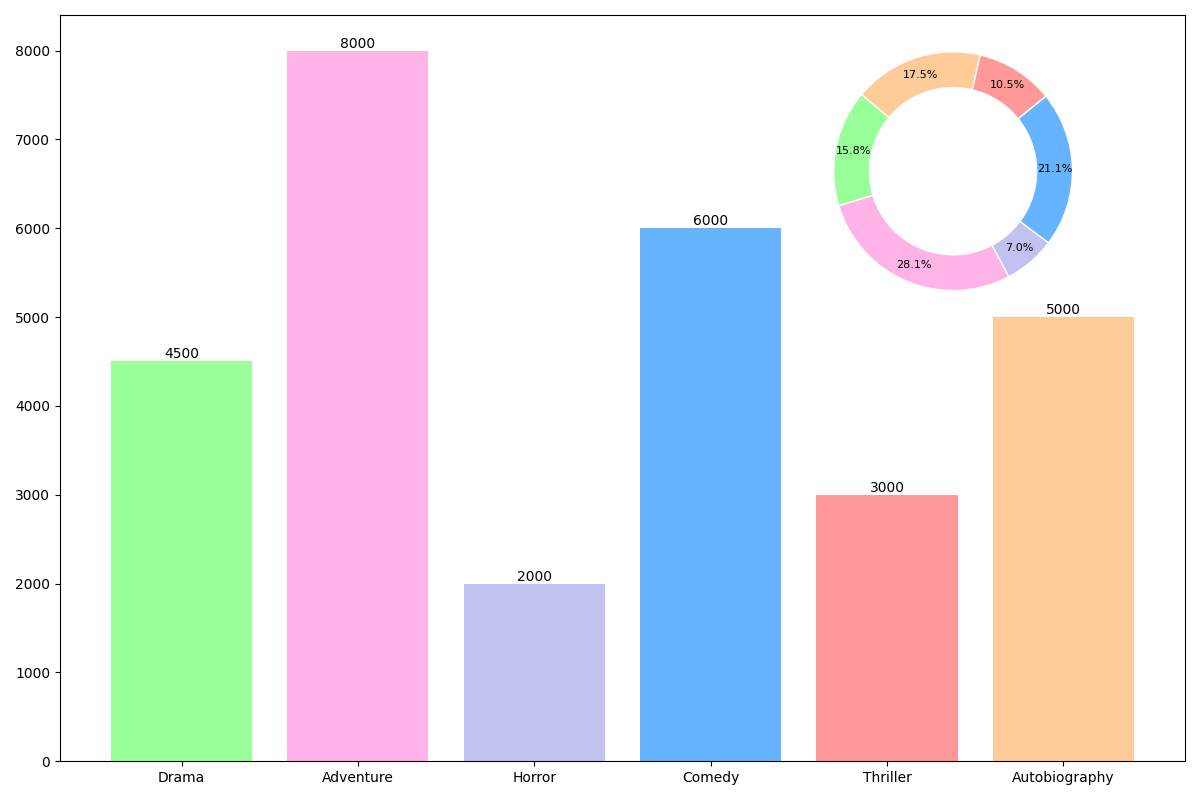

Generate this figure with Python:
import matplotlib.pyplot as plt
import numpy as np
from mpl_toolkits.axes_grid1.inset_locator import inset_axes

# Data
genres = ['Drama', 'Adventure', 'Horror', 'Comedy', 'Thriller', 'Autobiography']
average_annual_sales = np.array([4500, 8000, 2000, 6000, 3000, 5000])
total_sales = np.sum(average_annual_sales)
percentage_sales = (average_annual_sales / total_sales) * 100

# Shuffled Colors for genres
colors = ['#99ff99', '#ffb3e6', '#c2c2f0', '#66b3ff', '#ff9999', '#ffcc99']

# Create a figure with a subplot
fig, ax = plt.subplots(figsize=(12, 8))

# Bar Chart
bars = ax.bar(genres, average_annual_sales, color=colors)

# Display the sales values on top of the bars
for bar, sales in zip(bars, average_annual_sales):
    height = bar.get_height()
    ax.text(bar.get_x() + bar.get_width() / 2, height, f'{sales}', 
            ha='center', va='bottom', fontsize=10, color='black')

# Inset Donut Chart
ax_inset = inset_axes(ax, width="40%", height="40%", loc="upper right")
ax_inset.pie(percentage_sales, autopct='%1.1f%%', startangle=140, colors=colors, pctdistance=0.85,
             wedgeprops=dict(width=0.3, edgecolor='w'), textprops={'color': 'black', 'fontsize': 8})

# Remove axes from the inset chart
ax_inset.axis('off')

# Adjust layout
plt.tight_layout()

# Display the plot
plt.show()
